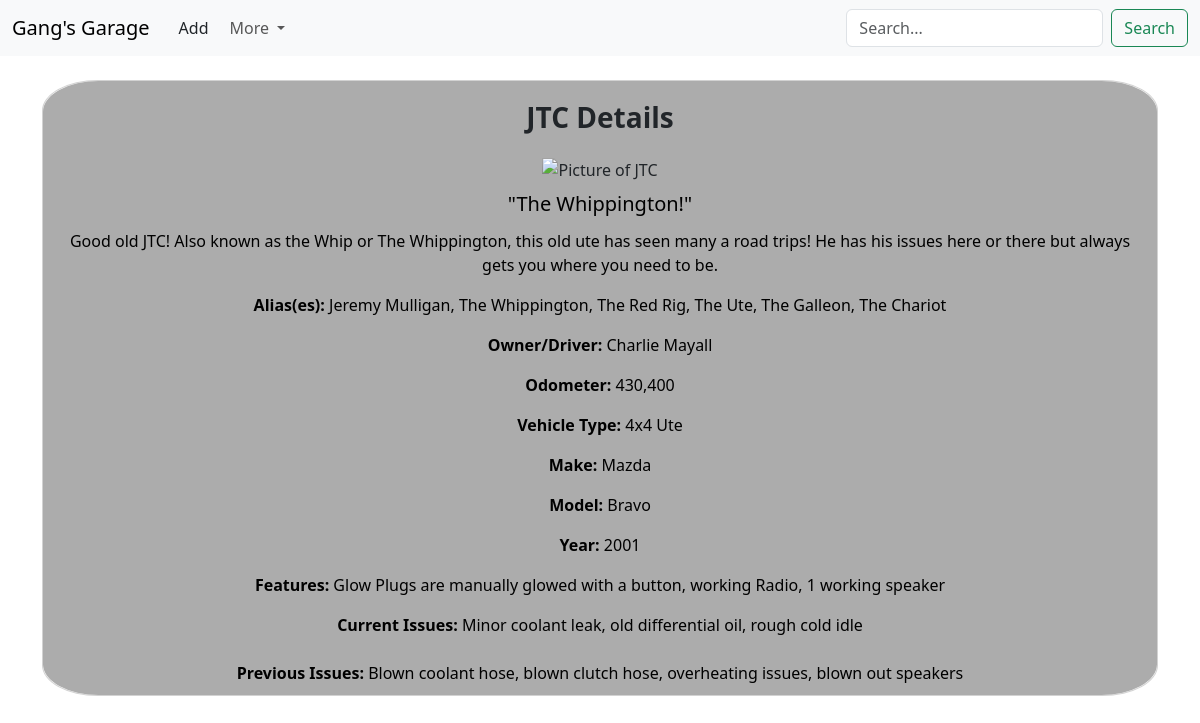
The app's page /view_vehicle?id=1 with its own data.
### models.py (models this page shows, shortened)
class Vehicle(db.Model):
    id = db.Column(db.Integer, primary_key=True)
    image = db.Column(db.String, nullable=True)
    name = db.Column(db.String(100), nullable=False)
    alias = db.Column(db.String(100), nullable=True)
    quote = db.Column(db.String(100), nullable = True)
    description = db.Column(db.Text)
    odometer =  db.Column(db.String(100), nullable = True)
    owner = db.Column(db.String(100), nullable = True)
    type = db.Column(db.String(100), nullable=True)
    make = db.Column(db.String(100), nullable=True)
    model = db.Column(db.String(100), nullable=True)
    year = db.Column(db.Integer, nullable = True)
    features = db.Column(db.Text)
    currentissues = db.Column(db.Text)
    previousissues = db.Column(db.Text)
    databaseid = db.Column(db.Integer, nullable = False)

### views.py (the view)
    @app.route('/view_vehicle', methods=['GET'])
    def view_vehicle():
        id = request.args.get('id')
        vehicle = Vehicle.query.get(id)
        return render_template('view_vehicle.html', vehicle = vehicle)

### templates/view_vehicle.html
{% extends "base.html" %} {% block title %}Home{% endblock %}{% block content %}
<div class="card mb-3 text-center justify-content-center">
      <div class="container background padding">
        <h3 class="text-center justify-content-center padding"><b>{{vehicle.name}} Details</b></h3>
          <div class="container">
            <img
              src="{{vehicle.image}}"
              class="card-img-top text-center justify-content-center smallpadding"
              style="width: 800px"
              alt="Picture of {{vehicle.name}}"
            />
          </div>
          <div class="container">
        <h5 class="card-text text-center smallpadding">"{{vehicle.quote}}"</h5>
        <p class="card-text text-center"><b></b>{{vehicle.description}}</p>
        <p class="card-text"><b>Alias(es): </b> {{vehicle.alias}}</p>
        <p class="card-text"><b>Owner/Driver: </b> {{vehicle.owner}}</p>
        <p class="card-text"><b>Odometer: </b>{{vehicle.odometer}}</p>
        <p class="card-text"><b>Vehicle Type: </b> {{vehicle.type}}</p>
        <p class="card-text"><b>Make: </b>{{vehicle.make}}</p>
        <p class="card-text"><b>Model:</b> {{vehicle.model}}</p>
        <p class="card-text"><b>Year: </b>{{vehicle.year}}</p>
        <p class="card-text"><b>Features: </b>{{vehicle.features}}</p>
        <p class="card-text">
          <b>Current Issues: </b> {{vehicle.currentissues}} <br />
          <br /><b>Previous Issues: </b>{{vehicle.previousissues}}
          <br>
        </p>
      </div>
    </div>
  </div>
</div>
{%endblock%}

### templates/base.html (shortened to what this page needs)
<!DOCTYPE html>
<html lang="en">
    <head>
        <link
            href="https://cdn.jsdelivr.net/npm/bootstrap@5.3.3/dist/css/bootstrap.min.css"
            rel="stylesheet"
        />
        <link
        rel="stylesheet"
        href="{{ url_for('static', filename='css/custom.css') }}"
        />
    </head>
    <body>
    </body>
        <nav class="navbar navbar-expand-lg bg-body-tertiary">
            <div class="container-fluid">
                <a class="navbar-brand" href="{{url_for('menu')}}">Gang's Garage</a>
            <div class="collapse navbar-collapse" id="navbarSupportedContent">
                <ul class="navbar-nav me-auto mb-2 mb-lg-0">
                    <button
                        type="button"
                        class="btn"
                        data-bs-toggle="modal"
                        data-bs-target="#exampleModal"
                    >
                        Add
                    </button>
                    <li class="nav-item dropdown">
                        <a
                            class="nav-link dropdown-toggle"
                            href="#"
                            role="button"
                            data-bs-toggle="dropdown"
                            aria-expanded="false"
                        >
                            More
                        </a>
                    </li>
                </ul>
                <form class="d-flex" action = "/search" method = "POST" role="search">
                    <input
                        name = "name"
                        class="form-control me-2"
                        type="search"
                        placeholder="Search..."
                        aria-label="Search"
                    />
                    <button class="btn btn-outline-success" type="submit" >Search</button>
                </form>
            </div>
        </div>
    </nav>
    <div class="container mt-4">{% block content%} {% endblock %}</div>
</html>

### static/css/custom.css (style rules this page uses)
.card { transition: transform 0.1s ease-in-out; }
.card-img-top { border-radius: 5%; }
.padding { padding: 10px; }
.smallpadding { padding: 5px; }
.background { background-color: #acacac; border-radius: 5%; }
.card { border-radius: 5%; }
.card-text { color: black; }

### records on screen
Vehicle: name "JTC", quote "The Whippington!", description "Good old JTC! Also known as the Whip or The Whippington, this old ute has seen many a road trips! He has his issues here or there but always gets you where you need to be.", alias "Jeremy Mulligan, The Whippington, The Red Rig, The Ute, The Galleon, The Chariot", owner "Charlie Mayall", odometer "430,400", type "4x4 Ute", make "Mazda", model "Bravo", year "2001", features "Glow Plugs are manually glowed with a button, working Radio, 1 working speaker", currentissues "Minor coolant leak, old differential oil, rough cold idle", previousissues "Blown coolant hose, blown clutch hose, overheating issues, blown out speakers"
